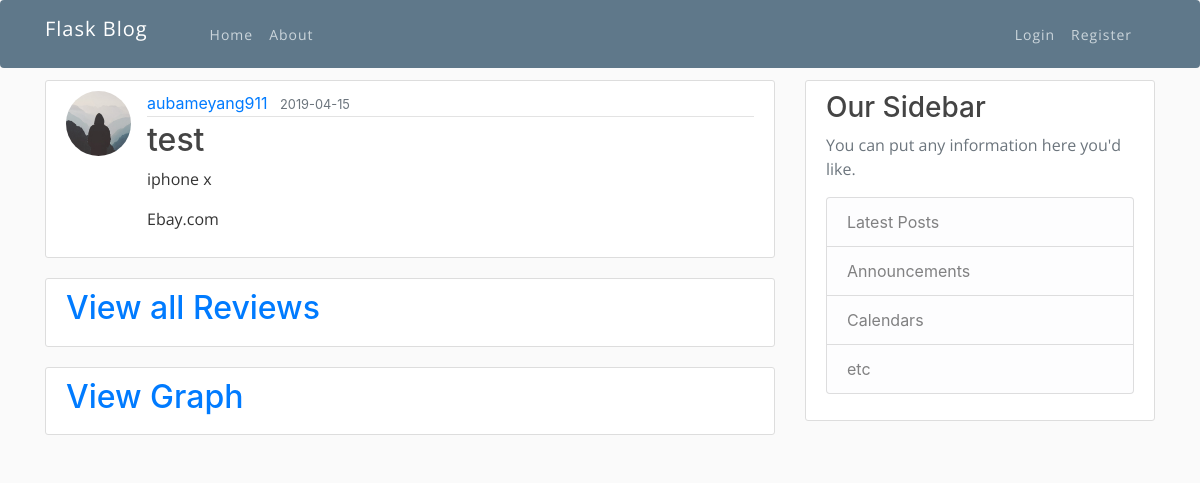
/post/11, run on the app's committed database.
### flaskblog/models.py (models this page shows, shortened)
class User(db.Model, UserMixin):
    id = db.Column(db.Integer, primary_key=True)
    username = db.Column(db.String(20), unique=True, nullable=False)
    email = db.Column(db.String(120), unique=True, nullable=False)
    image_file = db.Column(db.String(20), nullable=False, default='default.jpg')
    password = db.Column(db.String(60), nullable=False)
    posts = db.relationship('Post', backref='Client', lazy=True)

class Post(db.Model):
    id = db.Column(db.Integer, primary_key=True)
    title = db.Column(db.String(100), nullable=False)
    date_posted = db.Column(db.DateTime, nullable=False, default=datetime.utcnow)
    keywords = db.Column(db.Text, nullable=False)
    url=db.Column(db.Text, nullable=False)
    user_id = db.Column(db.Integer, db.ForeignKey('user.id'), nullable=False)
    reviews = db.relationship('Review', backref='origin', lazy=True)
    graphs= db.relationship('Graph', backref='gg', lazy=True)

### flaskblog/routes.py (the view)
@app.route("/post/<int:post_id>")
def post(post_id):
    post = Post.query.get_or_404(post_id)
    return render_template('post.html', title=post.title, post=post)

### flaskblog/templates/post.html (shortened to what this page needs)
{% extends "layout.html" %}
{% block content %}
  <article class="media content-section">
    <img class="rounded-circle article-img" src="{{ url_for('static', filename='profile_pics/' + post.Client.image_file) }}">
    <div class="media-body">
      <div class="article-metadata">
        <a class="mr-2" href="{{ url_for('user_posts', username=post.Client.username) }}">{{ post.Client.username }}</a>
        <small class="text-muted">{{ post.date_posted.strftime('%Y-%m-%d') }}</small>
      </div>
      <h2 class="article-title">{{ post.title }}</h2>
      <p class="article-content">{{ post.keywords }}</p>
      <p class="article-content">{{ post.url }}</p>
    </div>
  </article>
  <article class="media content-section">
    <div>
      <h2 class="article-title">
      <a  href="{{ url_for('reviews', post_id=post.id) }}">View all Reviews</a>
      </h2>
    </div>
  </article>
  <article class="media content-section">
    <div>
      <h2 class="article-title">
      <a  href="{{ url_for('graph',post_id=post.id)}}">View Graph</a>
      </h2>
    </div>
  </article>
{% endblock content %}

### flaskblog/static/style.css (style rules this page uses)
html, body, div, span, applet, object, iframe, h1, h2, h3, h4, h5, h6, p, blockquote, pre, a, abbr, acronym, address, big, cite, code, del, dfn, em, img, ins, kbd, q, s, samp, small, strike, strong, sub, sup, tt, var, b, u, i, center, dl, dt, dd, ol, ul, li, fieldset, form, label, legend, table, caption, tbody, tfoot, thead, tr, th, td, article, aside, canvas, details, embed, figure, figcaption, footer, header, hgroup, menu, nav, output, ruby, section, summary, time, mark, audio, video { margin: 0; padding: 0; border: 0; font-size: 100%; font: inherit; vertical-align: baseline; }
article, aside, details, figcaption, figure, footer, header, hgroup, menu, nav, section { display: block; }
body { line-height: 1; }
html * { -webkit-font-smoothing: antialiased; -moz-osx-font-smoothing: grayscale; }
*, *:after, *:before { -webkit-box-sizing: border-box; -moz-box-sizing: border-box; box-sizing: border-box; }
h1, h2, h3, h4, h5, h6 { font-family: Open Sans; }
p { font-family: Open Sans; }

### flaskblog/static/main.css (style rules this page uses)
body { background: #fafafa; color: #333333; margin-top: 5rem; }
h1, h2, h3, h4, h5, h6 { color: #444444; }
.content-section { background: #ffffff; padding: 10px 20px; border: 1px solid #dddddd; border-radius: 3px; margin-bottom: 20px; }
.article-title { color: #444444; }
.article-content { white-space: pre-line; }
.article-img { height: 65px; width: 65px; margin-right: 16px; }
.article-metadata { padding-bottom: 1px; margin-bottom: 4px; border-bottom: 1px solid #e3e3e3 }

### data on the page
User: image_file (placeholder picture), Client.username "aubameyang911"
Post: date_posted "2019-04-15", title "test", keywords "iphone x", url "Ebay.com"
